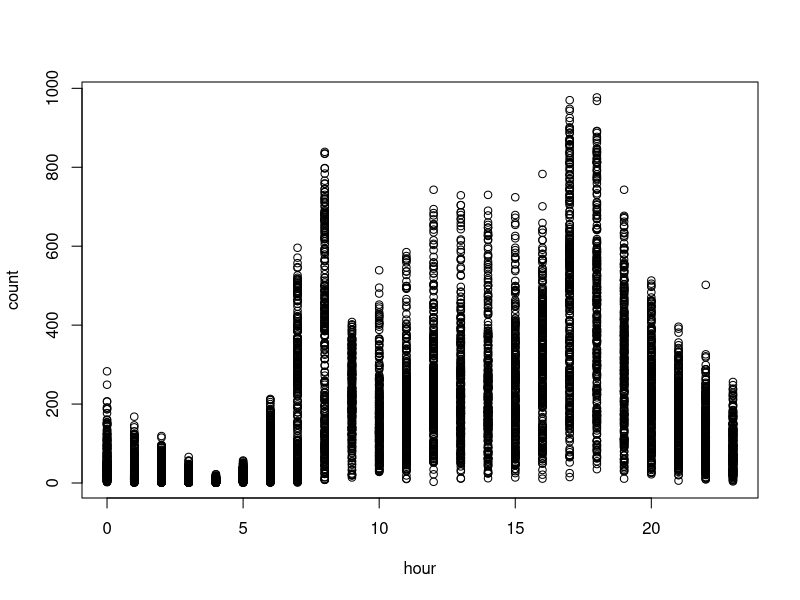
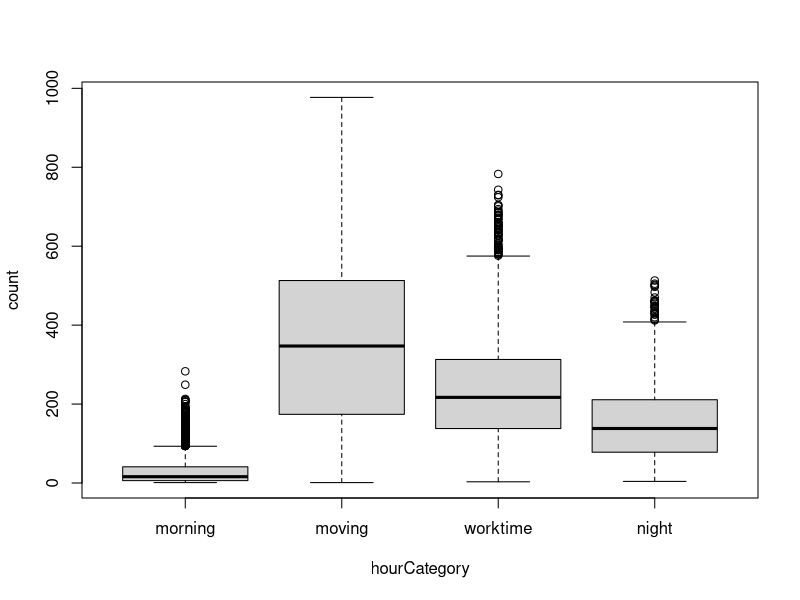
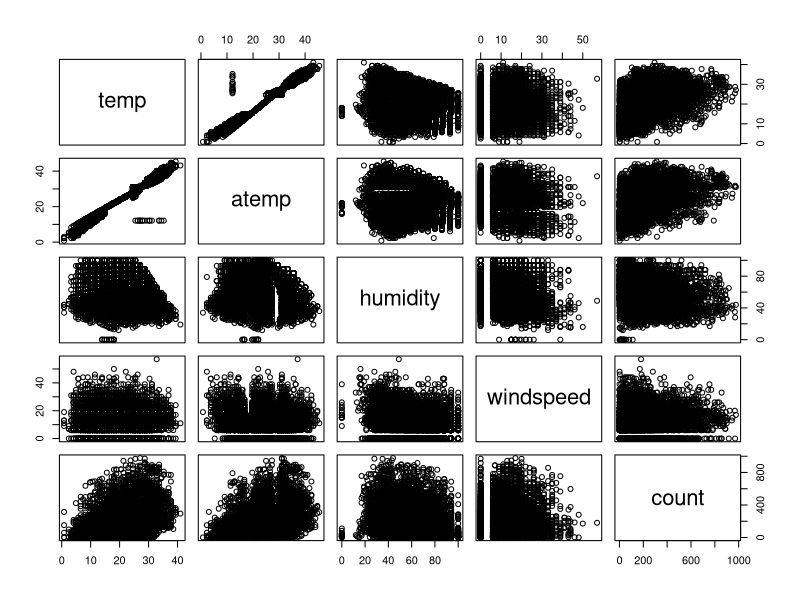
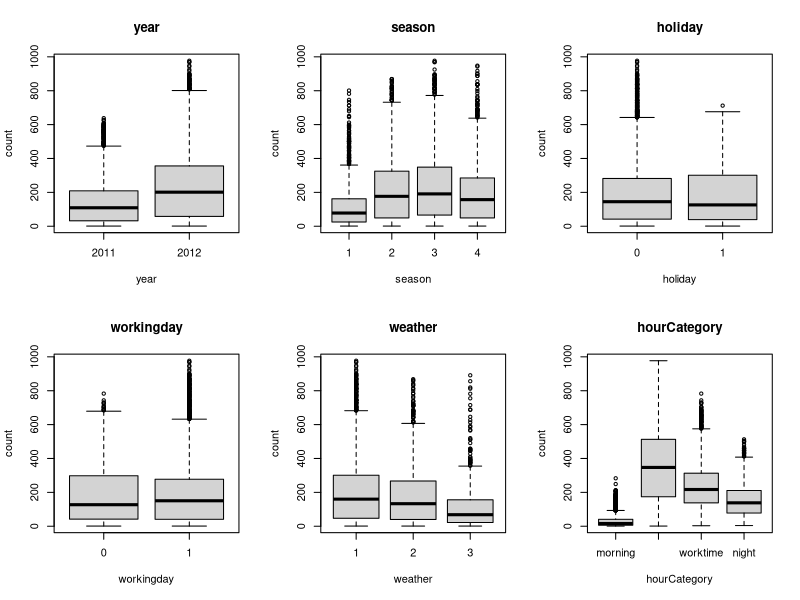
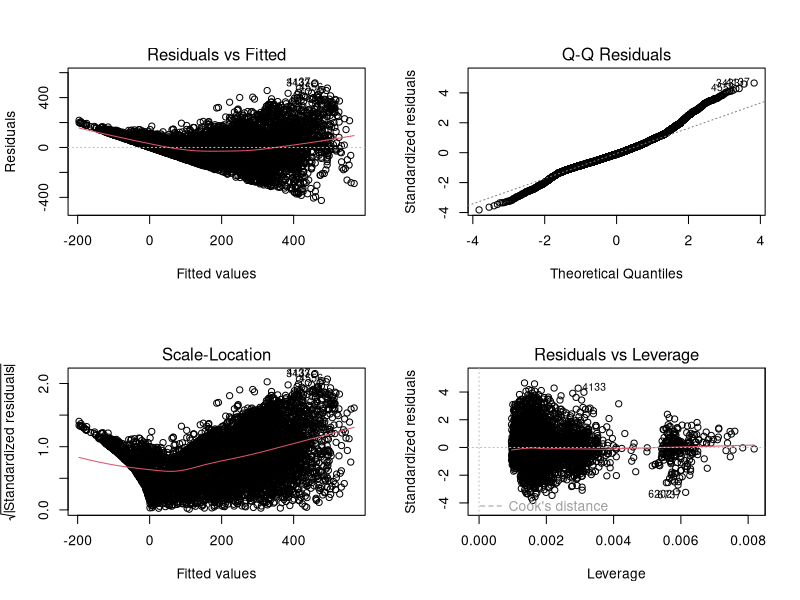
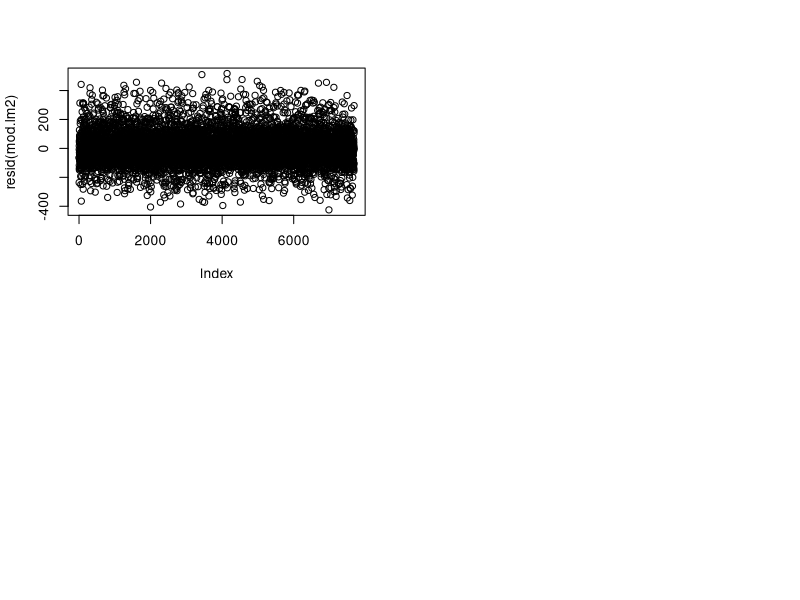

Write the R code that produced these figures, in order. (Note: this script raises an error after producing the figures.)
## ---- chunk 1
knitr::opts_chunk$set(echo = FALSE, eval = TRUE)
## ---- chunk 2
rm(list = ls())

datos = read.table('../p1a_train.csv', header = TRUE, sep = ';', dec = '.', stringsAsFactors = TRUE)
datos$id = NULL

datos$year = factor(datos$year)
datos$season = factor(datos$season)
datos$holiday = factor(datos$holiday)
datos$workingday = factor(datos$workingday)
datos$weather = factor(datos$weather)
## ---- chunk 3
#Indice
#------------------------
#- Analisis de variables
#  - Transformacion variable hora
#  - Descriptiva variables numericas (vemos correlacion temp y atemp)
#    - Analisis de temp y atemp (hacemos los modelos y elminamos el peor)
#    - Analisis de linealidad de las variables
#  - Variables categoricas (plots y resumen)
#- Generacion de modelos
#  - Modelo 1: Todas las variables (explicar resultado)
#  - Modelo 2: Seleccion automatica de variables
#    - Analisis de colinealidad (vif)
#    - Validacion de las premisas
#  - Transformacion de la variable resupesta
#    - Modelo 4: Transformacion Logaritmica (explicar resultado)
#    - Modelo 3: Transformacion BoxCox (imprimir solamente el modelo y explicar resultado, comparar con modelo anterior)
#      - Validacion (comparacion modelo anterior lm2)
#  - Modelo 5: Transformaciones polinomicas (imprimir y explicar solamente el resultado del modelo, vemos que no vale la pena)
#- Observaciones influyentes (imprimir influenceIndexPlot(mod.lm3))
#  - Modelo 6: Eliminar observaciones influyentes
#- Modelo final: el modelo 3 plot(alleffects)
#------------------------
## ---- chunk 4
summary(datos)
## ---- chunk 5
plot(count~hour, datos)
## ---- chunk 6
datos$hourCategory = cut(datos$hour, c(0,6,8,16,19,23), labels = c('morning', 'moving', 'worktime', 'moving', 'night'), include.lowest = TRUE)
plot(count~hourCategory, datos)
datos$hour = NULL
## ---- chunk 7
pairs(datos[, c(6:10)])
## ---- chunk 8
datos$atemp = NULL
## ---- chunk 9
par(mfrow=c(2,3))
for(i in c(1, 2, 3, 4, 5, 10)){
  boxplot(datos$count~datos[,i],main=names(datos)[i],xlab=names(datos)[i],ylab="count")
}
## ---- chunk 10
mod.lm1 = lm(count~.,datos)
## ---- chunk 11
mod.lm2 = step(mod.lm1)
datos$workingday = NULL
## ---- chunk 12
par(mfrow=c(2,2))
plot(mod.lm2)
plot(resid(mod.lm2))
## ---- chunk 13
library(car)
bc <- boxCox(mod.lm2)
lamb = bc$x[which.max(bc$y)]
datos$countBC <- datos$count^lamb
## ---- chunk 14
mod.lm3 = lm(countBC ~ year + season + holiday + weather + temp + humidity + windspeed + hourCategory, datos)
summary(mod.lm3)
## ---- chunk 15
mod.lm3 = lm(countBC ~ year + season + holiday + weather + temp + humidity + windspeed + hourCategory, datos)
par(mfrow=c(2,2))
plot(mod.lm3)
plot(resid(mod.lm3))
## ---- chunk 16
library('effects')
plot(allEffects(mod.lm3))
## ---- chunk 17
influenceIndexPlot(mod.lm3)
